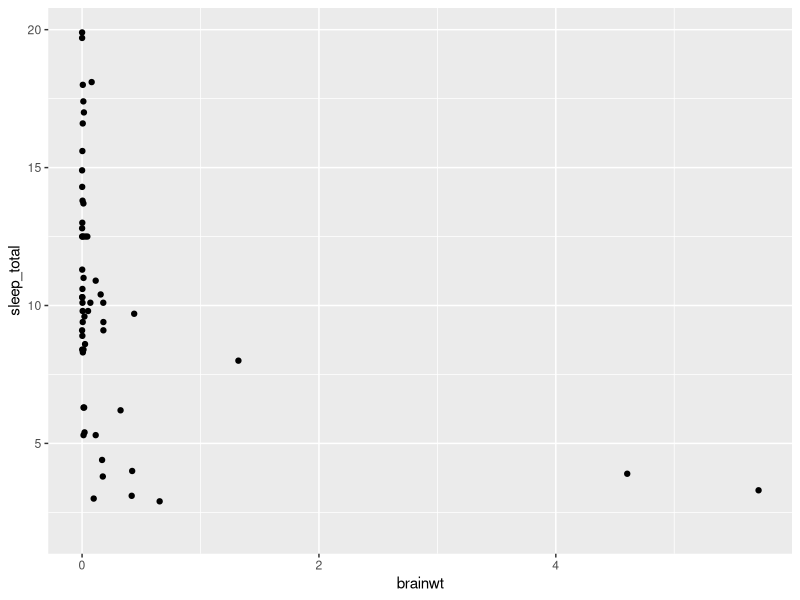
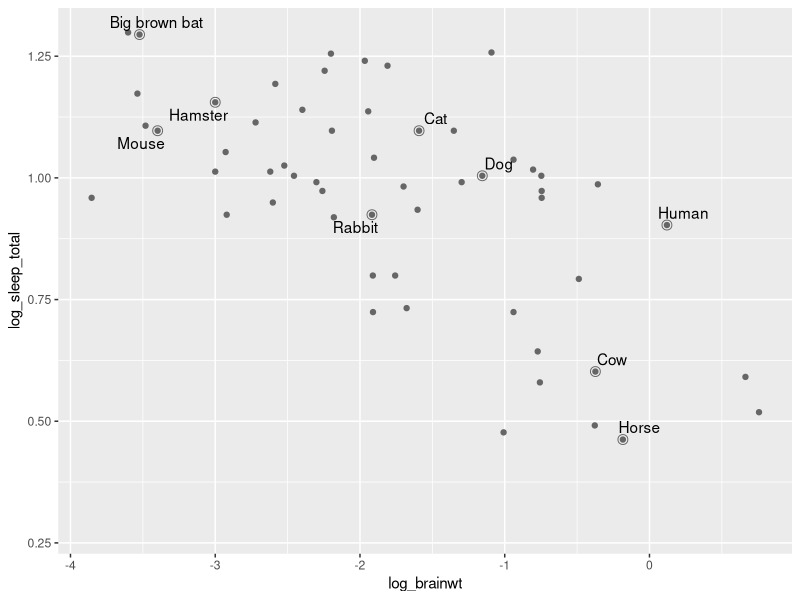
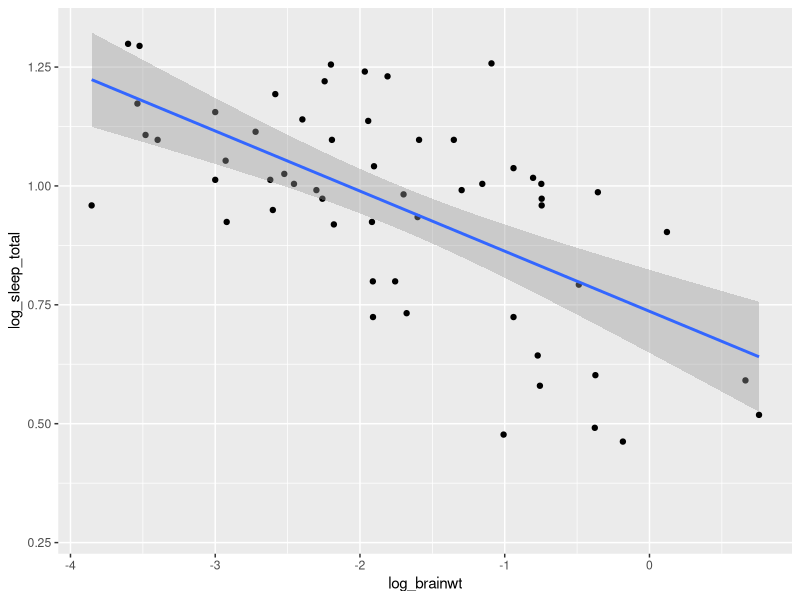

Here is the R script that generated these plots, in order:
## ---- chunk 1
knitr::opts_chunk$set(
  fig.asp = 0.618,
  fig.width = 6,
  dpi = 300,
  fig.align = "center",
  out.width = "70%"
)
## ---- chunk 2
library("dplyr", warn.conflicts = FALSE)
library("ggplot2")

# Preview the data sorted by brain/body ratio. I chose this sorting so that
# humans would show up in the preview.
msleep %>% 
  select(name, sleep_total, brainwt, bodywt, everything()) %>% 
  arrange(desc(brainwt / bodywt))

ggplot(msleep) + 
  aes(x = brainwt, y = sleep_total) + 
  geom_point()
## ---- chunk 3
msleep <- msleep %>% 
  mutate(log_brainwt = log10(brainwt), 
         log_bodywt = log10(bodywt), 
         log_sleep_total = log10(sleep_total))

# Create a separate dataframe of the species to highlight.
example_mammals <- c("Domestic cat", "Human", "Dog", "Cow", "Rabbit",
                     "Big brown bat", "House mouse", "Horse", "Golden hamster")

# We will give some familiar species shorter names
renaming_rules <- c(
  "Domestic cat" = "Cat", 
  "Golden hamster" = "Hamster", 
  "House mouse" = "Mouse")

example_points <- msleep %>% 
  filter(name %in% example_mammals) %>% 
  mutate(name = stringr::str_replace_all(name, renaming_rules))

ggplot(msleep) + 
  aes(x = log_brainwt, y = log_sleep_total) + 
  geom_point(color = "grey40") +
  geom_point(size = 3, shape = 1, color = "grey40", data = example_points) +
  ggrepel::geom_text_repel(aes(label = name), data = example_points)
## ---- chunk 4
lm(log_sleep_total ~ log_brainwt, data = msleep) %>% 
  summary()

ggplot(msleep) + 
  aes(x = log_brainwt, y = log_sleep_total) + 
  geom_point() +
  stat_smooth(method = "lm", level = .95) 
## ---- chunk 5

## ---- chunk 6

## ---- chunk 7

